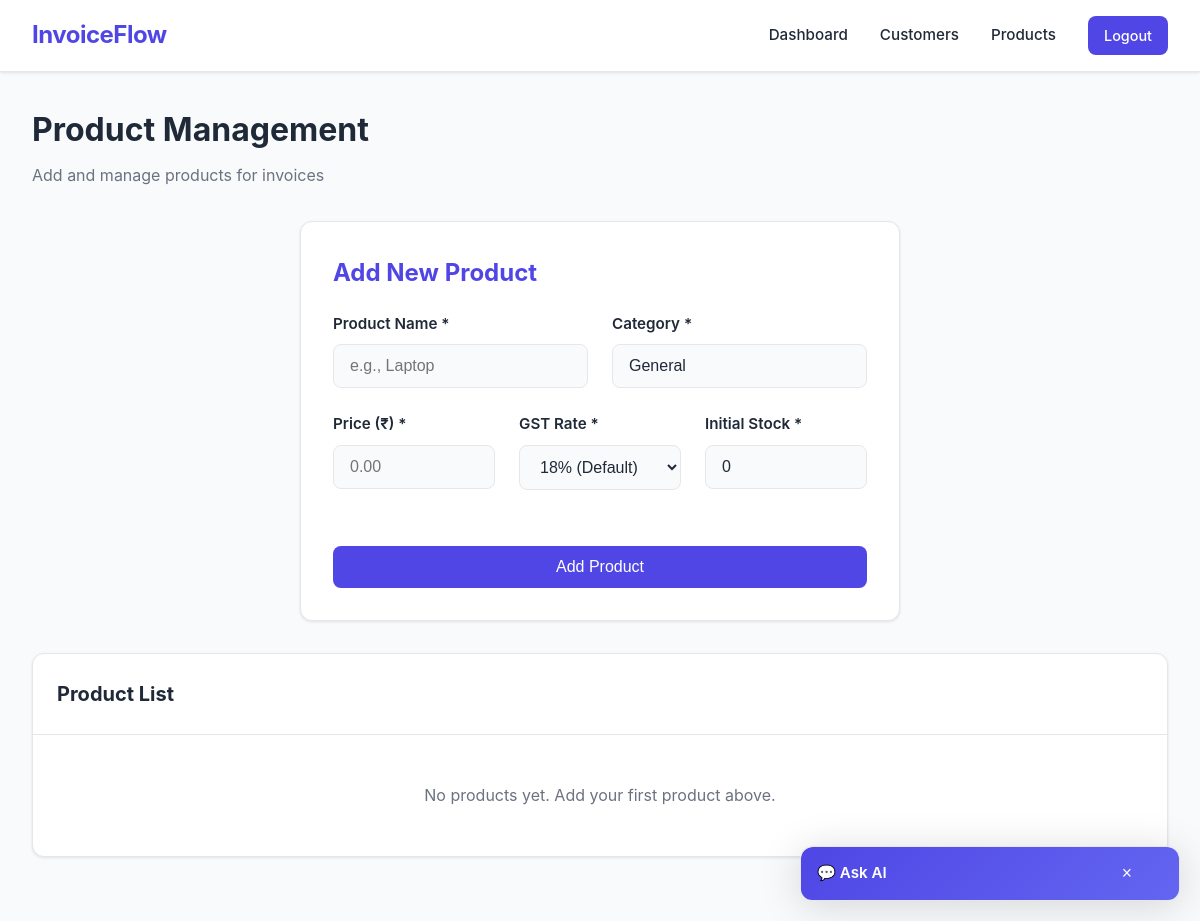
The app's page /admin/products (signed in), older data.
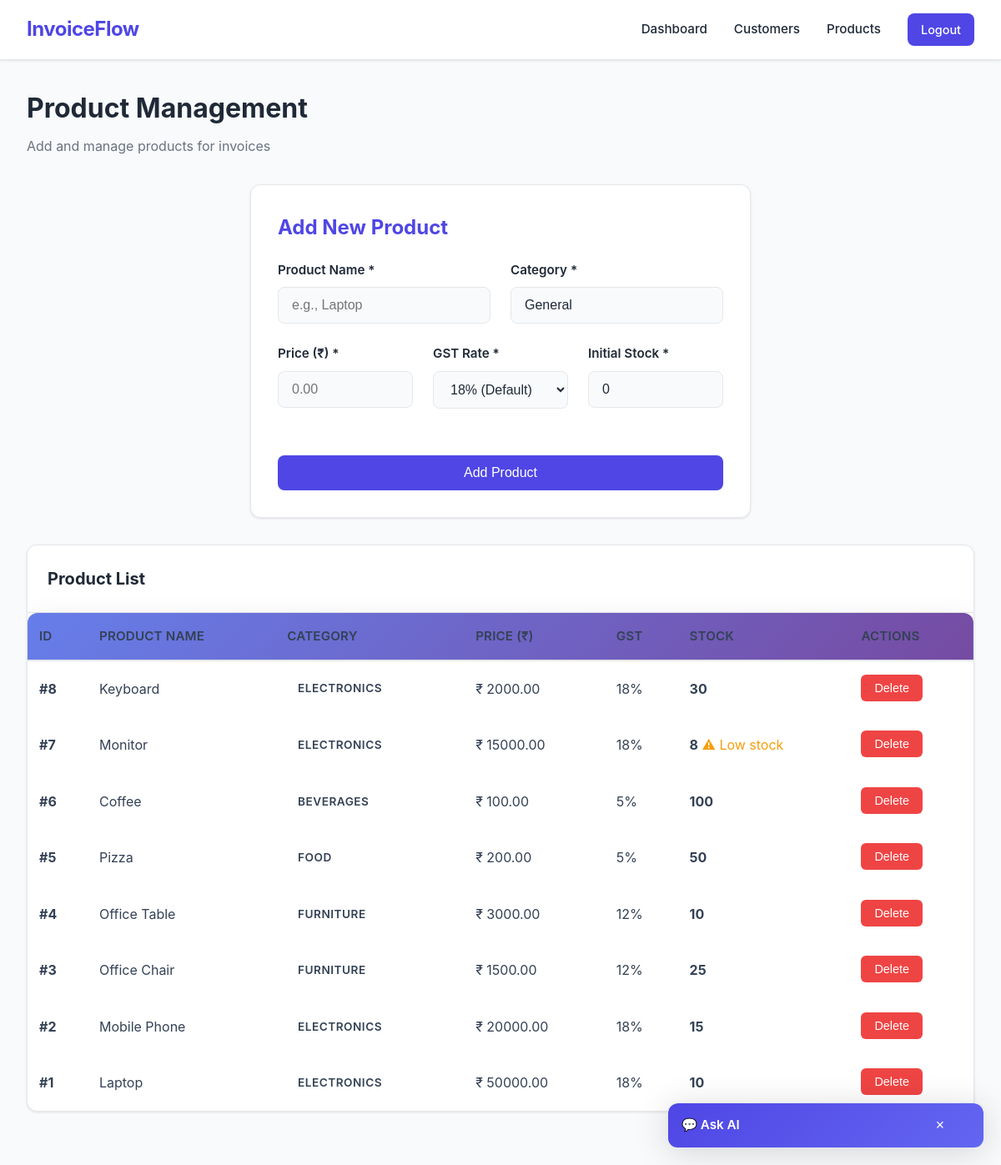
The same page, newer data.
### tables this page shows
CREATE TABLE products (
            id INTEGER PRIMARY KEY AUTOINCREMENT,
            name TEXT NOT NULL UNIQUE,
            category TEXT DEFAULT 'General',
            price REAL NOT NULL,
            gst REAL NOT NULL DEFAULT 0.18,
            stock INTEGER DEFAULT 0,
            created_date TEXT NOT NULL
        );

### app.py (the view, shortened to what this page needs)
@app.route('/admin/products', methods=['GET', 'POST'])
@require_role('admin')
def admin_products():
    conn = get_db_connection()
    products = conn.execute('SELECT * FROM products ORDER BY id DESC').fetchall()
    conn.close()
    return render_template('admin/products.html', products=products)

### app.py (called while the page is built, shortened)
def get_db_connection():
    connection = sqlite3.connect(DATABASE)
    connection.row_factory = sqlite3.Row
    return connection

def require_role(*roles):
    def decorator(f):
        @wraps(f)
        def decorated_function(*args, **kwargs):
            user_role = session.get('role')
            return f(*args, **kwargs)
        return decorated_function
    return decorator

### templates/admin/products.html (shortened to what this page needs)
{% extends "base.html" %}
{% block content %}
<div class="dashboard-header">
    <h1>Product Management</h1>
    <p>Add and manage products for invoices</p>
</div>
<div class="form-container">
    <h2>Add New Product</h2>
    <form method="POST">
        <div class="form-row two-col">
            <div class="form-group">
                <label for="product_name">Product Name *</label>
                <input type="text" id="product_name" name="product_name" placeholder="e.g., Laptop" required>
            </div>
            <div class="form-group">
                <label for="product_category">Category *</label>
                <input type="text" id="product_category" name="product_category" placeholder="e.g., Electronics" value="General" required>
            </div>
        </div>
        <div class="form-row three-col">
            <div class="form-group">
                <label for="product_price">Price (₹) *</label>
                <input type="number" id="product_price" name="product_price" min="0" step="0.01" placeholder="0.00" required>
            </div>
            <div class="form-group">
                <label for="product_gst">GST Rate *</label>
                <select id="product_gst" name="product_gst" required>
                    <option value="0.18" selected>18% (Default)</option>
                </select>
            </div>
            <div class="form-group">
                <label for="product_stock">Initial Stock *</label>
                <input type="number" id="product_stock" name="product_stock" min="0" placeholder="0" value="0" required>
            </div>
        </div>
        <div class="form-actions">
            <button type="submit" class="button">Add Product</button>
        </div>
    </form>
</div>
<div class="table-container">
    <div class="table-header">
        <h2>Product List</h2>
    </div>
    {% if products %}
    <table>
        <thead>
            <tr>
                <th>ID</th>
                <th>Product Name</th>
                <th>Category</th>
                <th>Price (₹)</th>
                <th>GST</th>
                <th>Stock</th>
                <th>Actions</th>
            </tr>
        </thead>
        <tbody>
            {% for product in products %}
            <tr>
                <td><strong>#{{ product['id'] }}</strong></td>
                <td>{{ product['name'] }}</td>
                <td><span class="badge">{{ product['category'] or 'General' }}</span></td>
                <td>₹ {{ "%.2f"|format(product['price']) }}</td>
                <td>{{ "%.0f"|format(product['gst'] * 100) if product['gst'] else 18 }}%</td>
                <td>
                    <strong>{{ product['stock'] or 0 }}</strong>
                    {% if (product['stock'] or 0) == 0 %}
                    <span style="color: #ef4444;">● Out of stock</span>
                    {% elif (product['stock'] or 0) < 10 %}
                    <span style="color: #f59e0b;">⚠ Low stock</span>
                    {% endif %}
                </td>
                <td class="table-actions">
                    <form method="POST" action="{{ url_for('delete_product', product_id=product['id']) }}" style="display:inline;">
                        <button type="submit" class="button danger mini" onclick="return confirm('Are you sure?')">Delete</button>
                    </form>
                </td>
            </tr>
            {% endfor %}
        </tbody>
    </table>
    {% else %}
    <div style="padding: 2rem; text-align: center; color: var(--text-secondary);">
        <p>No products yet. Add your first product above.</p>
    </div>
    {% endif %}
</div>
{% endblock %}

### templates/base.html (shortened to what this page needs)
<!DOCTYPE html>
<html lang="en">
<head>
    <link rel="stylesheet" href="{{ url_for('static', filename='style.css') }}">
</head>
<body>
    <header class="topbar">
        <div class="brand">InvoiceFlow</div>
        <nav>
            {% if session.get('username') %}
                {% if session.get('role') == 'admin' %}
                    <a href="{{ url_for('admin_dashboard') }}">Dashboard</a>
                    <a href="{{ url_for('admin_customers') }}">Customers</a>
                    <a href="{{ url_for('admin_products') }}">Products</a>
                    <a href="{{ url_for('logout') }}" class="button mini">Logout</a>
                {% elif session.get('role') == 'user' %}
                    <a href="{{ url_for('user_dashboard') }}">Dashboard</a>
                    <a href="{{ url_for('create_invoice') }}">Create Invoice</a>
                    <a href="{{ url_for('user_customers') }}">Customers</a>
                    <a href="{{ url_for('logout') }}" class="button mini">Logout</a>
                {% elif session.get('role') == 'customer' %}
                    <a href="{{ url_for('customer_dashboard') }}">My Invoices</a>
                    <a href="{{ url_for('logout') }}" class="button mini">Logout</a>
                {% endif %}
            {% else %}
                <a href="{{ url_for('home') }}">Home</a>
                <a href="{{ url_for('admin_login') }}">Admin Login</a>
                <a href="{{ url_for('user_login') }}">Employee Login</a>
                <a href="{{ url_for('customer_login') }}">Customer Login</a>
                <a href="{{ url_for('customer_register') }}">Customer Register</a>
            {% endif %}
        </nav>
    </header>
    {% if request.endpoint and request.endpoint.endswith('_login') or request.endpoint == 'customer_register' %}
    <main class="login-main">
    {% else %}
    <main class="page-shell">
    {% endif %}
        {% block content %}{% endblock %}
    </main>
    <div class="ai-chat-widget">
        <div class="chat-header">
            <span>💬 Ask AI</span>
            <button class="close-btn" type="button">&times;</button>
        </div>
    </div>
</body>
</html>

Row changes from the older to the newer data that the page shows:
added products: id "8", name "Keyboard", category "ELECTRONICS", price "2000.00", gst "18", stock "30"
added products: id "7", name "Monitor", category "ELECTRONICS", price "15000.00", gst "18", stock "8", shows "⚠ Low stock"
added products: id "6", name "Coffee", category "BEVERAGES", price "100.00", gst "5", stock "100"
added products: id "5", name "Pizza", category "FOOD", price "200.00", gst "5", stock "50"
added products: id "4", name "Office Table", category "FURNITURE", price "3000.00", gst "12", stock "10"
added products: id "3", name "Office Chair", category "FURNITURE", price "1500.00", gst "12", stock "25"
added products: id "2", name "Mobile Phone", category "ELECTRONICS", price "20000.00", gst "18", stock "15"
added products: id "1", name "Laptop", category "ELECTRONICS", price "50000.00", gst "18", stock "10"
Text that changed along with them:
text no longer shown: "No products yet. Add your first product above."
text now shown: "ID PRODUCT NAME CATEGORY PRICE (₹) GST STOCK ACTIONS"
